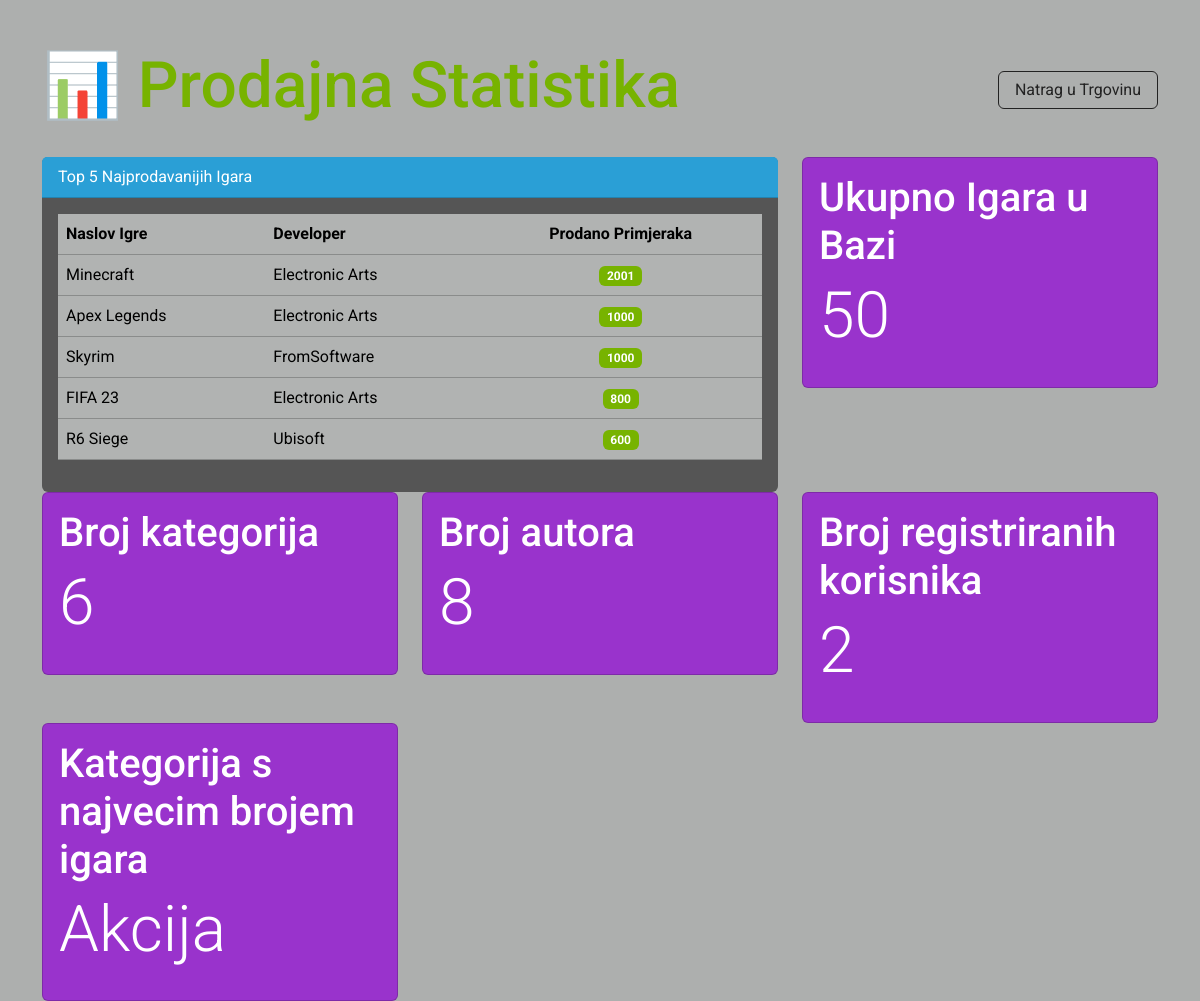
Page /statistika/ (signed in) on the committed database.
### trgovina/models.py (models this page shows, shortened)
class Igra(models.Model):
    naslov = models.CharField(max_length=100)
    developer = models.ForeignKey(Developer, on_delete=models.CASCADE)
    zanr = models.ForeignKey(Zanr, on_delete=models.CASCADE)
    opis = models.TextField()
    cijena = models.DecimalField(max_digits=6, decimal_places=2)
    kolicina = models.IntegerField(default=10)
    prodano = models.IntegerField(default=0)

class Developer(models.Model):
    naziv = models.CharField(max_length=100)

class Zanr(models.Model):
    naziv = models.CharField(max_length=100)
    def __str__(self): return self.naziv

### trgovina/views.py (the view)
# urls.py: path('statistika/', views.statistika, name='statistika'),
@login_required
def statistika(request):
    if not request.user.is_staff:
        return redirect('katalog')
    najprodavanije = Igra.objects.order_by('-prodano')[:5]
    ukupan_broj = Igra.objects.count()
    brojKategorija=Zanr.objects.count()
    brojaAutora=Developer.objects.count()
    brojKorisnika=User.objects.count()
    kat_najvise = Zanr.objects.annotate(broj_igara=Count('igra')).order_by('-broj_igara').first()
    return render(request, 'trgovina/statistika.html', {
        'najprodavanije': najprodavanije,
        'ukupan_broj': ukupan_broj,
        'brojKategorija':brojKategorija,
        'brojAutora':brojaAutora,
        'brojKorisnika':brojKorisnika,
        'kat_najvise':kat_najvise,
    })

### trgovina/templates/trgovina/statistika.html (shortened to what this page needs)
<!DOCTYPE html>
<html lang="hr">
<head>
    <link rel="stylesheet" href="https://bootswatch.com/5/cyborg/bootstrap.min.css">
</head>
<body class="bg-dark text-white">
    <div class="container mt-5">
        <div class="d-flex justify-content-between align-items-center mb-4">
            <h1 class="text-success">📊 Prodajna Statistika</h1>
            <a href="{% url 'katalog' %}" class="btn btn-outline-light">Natrag u Trgovinu</a>
        </div>
        <div class="row">
            <div class="col-md-8">
                <div class="card bg-secondary border-0">
                    <div class="card-header bg-primary text-white">Top 5 Najprodavanijih Igara</div>
                    <div class="card-body">
                        <table class="table table-dark table-hover">
                            <thead>
                                <tr>
                                    <th>Naslov Igre</th>
                                    <th>Developer</th>
                                    <th class="text-center">Prodano Primjeraka</th>
                                </tr>
                            </thead>
                            <tbody>
                                {% for igra in najprodavanije %}
                                <tr>
                                    <td>{{ igra.naslov }}</td>
                                    <td>{{ igra.developer.naziv }}</td>
                                    <td class="text-center"><span class="badge bg-success">{{ igra.prodano }}</span></td>
                                </tr>
                                {% endfor %}
                            </tbody>
                        </table>
                    </div>
                </div>
            </div>
            <div class="col-md-4">
                <div class="card bg-info text-dark">
                    <div class="p-3 mb-2 bg-purple text-white">
                        <h3>Ukupno Igara u Bazi</h3>
                        <h1 class="display-3">{{ ukupan_broj }}</h1>
                    </div>
                </div>
            </div>
            <div class="col-md-4">
                <div class="card bg-info text-dark">
                    <div class="p-3 mb-2 bg-purple text-white">
                        <h3>Broj kategorija</h3>
                        <h1 class="display-3">{{ brojKategorija }}</h1>
                    </div>
                </div>
            </div>
            <div class="col-md-4">
                <div class="card bg-info text-dark">
                    <div class="p-3 mb-2 bg-purple text-white">
                        <h3>Broj autora</h3>
                        <h1 class="display-3">{{ brojAutora }}</h1>
                    </div>
                </div>
            </div>
            <div class="col-md-4">
                <div class="card bg-info text-dark">
                    <div class="p-3 mb-2 bg-purple text-white">
                        <h3>Broj registriranih korisnika</h3>
                        <h1 class="display-3">{{ brojKorisnika }}</h1>
                    </div>
                </div>
            </div>
            <div class="col-md-4">
                <div class="card bg-info text-dark">
                    <div class="p-3 mb-2 bg-purple text-white">
                        <h3>Kategorija s najvecim brojem igara</h3>
                        <h1 class="display-3">{{ kat_najvise }}</h1>
                    </div>
                </div>
            </div>
        </div>
    </div>
</body>
</html>

### rows in the picture
Igra: naslov "Minecraft", developer.naziv "Electronic Arts", prodano "2001"
Igra: naslov "Apex Legends", developer.naziv "Electronic Arts", prodano "1000"
Igra: naslov "Skyrim", developer.naziv "FromSoftware", prodano "1000"
Igra: naslov "FIFA 23", developer.naziv "Electronic Arts", prodano "800"
Igra: naslov "R6 Siege", developer.naziv "Ubisoft", prodano "600"
Zanr: naziv "Akcija"

### other values in the picture
{{ ukupan_broj }} "50"
{{ brojKategorija }} "6"
{{ brojAutora }} "8"
{{ brojKorisnika }} "2"
